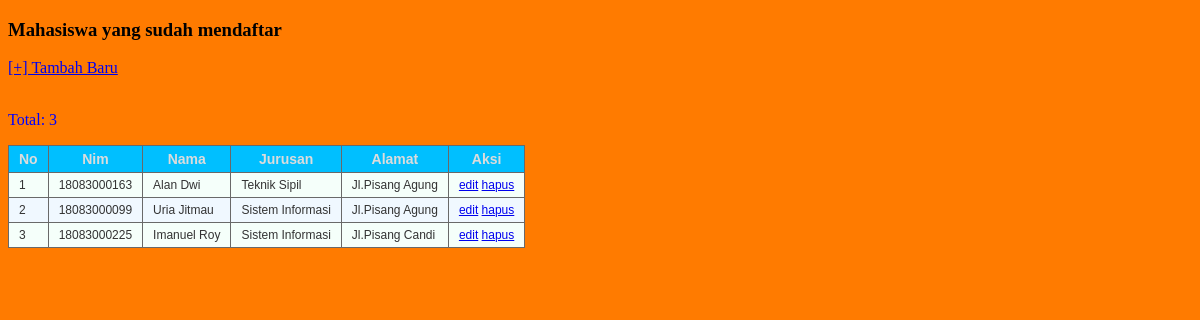
Page /list.php on the committed database.
### tables this page shows
CREATE TABLE `mahasiswa` (
  `id` int(11) NOT NULL,
  `nim` varchar(20) NOT NULL,
  `nama` varchar(30) NOT NULL,
  `jurusan` varchar(20) NOT NULL,
  `alamat` varchar(20) NOT NULL
);

### list.php (the view, shortened to what this page needs)
<?php include("config.php"); ?>
<!DOCTYPE html>
<html>
<head>
<link rel="stylesheet" href="list.css" />
</head>
<body>
    <header>
        <h3>Mahasiswa yang sudah mendaftar</h3>
    </header>
    <nav>
        <a href="daftar.php">[+] Tambah Baru</a>
    </nav>
    <br>
    <table border="1">
    <thead>
        <tr style="text-align:center;font-weight:bold;background-color:grey">
            <th>No</th>
            <th>Nim</th>
            <th>Nama</th>
            <th>Jurusan</th>
            <th>Alamat</th>
            <th>Aksi</th>
        </tr>
    </thead>
    <tbody>
        <?php
        $sql = "SELECT * FROM mahasiswa";
        $query = mysqli_query($db, $sql);
        while($siswa = mysqli_fetch_array($query)){
            echo "<tr>";
            echo "<td>".$siswa['id']."</td>";
            echo "<td>".$siswa['nim']."</td>";
            echo "<td>".$siswa['nama']."</td>";
            echo "<td>".$siswa['jurusan']."</td>";
            echo "<td>".$siswa['alamat']."</td>";
            echo "<td>";
            echo "<a href='edit.php?id=".$siswa['id']."'>edit</a> ";
            echo "<a href='hapus.php?id=".$siswa['id']."'>hapus</a> ";
            echo "</td>";
            echo "</tr>";
        }
        ?>
    </tbody
    </table>
    <p>Total: <?php echo mysqli_num_rows($query) ?></p>
    </body>
<html>

### list.css (style rules this page uses)
body { background-color:rgb(255, 123, 0); }
p { color:blue; }
table { border-collapse:collapse; font:normal normal 12px Verdana,Arial,Sans-Serif; color:#333333; }
table th { background:#00BFFF; color:#DCDCDC; font-weight:bold; font-size:14px; }
table th, table td { vertical-align:top; padding:5px 10px; border:1px solid #696969; }
table tr { background:#F5FFFA; }
table tr:nth-child(even) { background:#F0F8FF; }

### rows in the picture
mahasiswa: id "1", nim "18083000163", nama "Alan Dwi", jurusan "Teknik Sipil", alamat "Jl.Pisang Agung"
mahasiswa: id "2", nim "18083000099", nama "Uria Jitmau", jurusan "Sistem Informasi", alamat "Jl.Pisang Agung"
mahasiswa: id "3", nim "18083000225", nama "Imanuel Roy", jurusan "Sistem Informasi", alamat "Jl.Pisang Candi"

### other values in the picture
mysqli_num_rows($query) "3"
